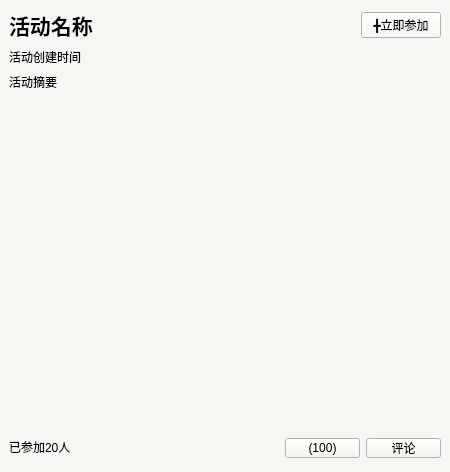
<?xml version="1.0" encoding="UTF-8"?>
<ui version="4.0">
 <class>ContentItem</class>
 <widget class="QWidget" name="ContentItem">
  <property name="geometry">
   <rect>
    <x>0</x>
    <y>0</y>
    <width>450</width>
    <height>472</height>
   </rect>
  </property>
  <property name="windowTitle">
   <string>Form</string>
  </property>
  <layout class="QGridLayout" name="gridLayout_4">
   <property name="leftMargin">
    <number>0</number>
   </property>
   <property name="topMargin">
    <number>0</number>
   </property>
   <property name="rightMargin">
    <number>0</number>
   </property>
   <property name="bottomMargin">
    <number>0</number>
   </property>
   <property name="spacing">
    <number>0</number>
   </property>
   <item row="0" column="0">
    <widget class="QWidget" name="widgetInner" native="true">
     <property name="styleSheet">
      <string notr="true">background-color:rgb(248,246,242);</string>
     </property>
     <layout class="QGridLayout" name="gridLayout">
      <property name="leftMargin">
       <number>0</number>
      </property>
      <property name="topMargin">
       <number>0</number>
      </property>
      <property name="rightMargin">
       <number>0</number>
      </property>
      <property name="bottomMargin">
       <number>0</number>
      </property>
      <property name="spacing">
       <number>0</number>
      </property>
      <item row="0" column="0">
       <widget class="QWidget" name="widgetHead" native="true">
        <property name="minimumSize">
         <size>
          <width>0</width>
          <height>100</height>
         </size>
        </property>
        <property name="maximumSize">
         <size>
          <width>16777215</width>
          <height>100</height>
         </size>
        </property>
        <layout class="QGridLayout" name="gridLayout_2">
         <item row="0" column="0">
          <widget class="QLabel" name="label_name">
           <property name="font">
            <font>
             <family>宋体</family>
             <pointsize>16</pointsize>
             <weight>75</weight>
             <bold>true</bold>
            </font>
           </property>
           <property name="text">
            <string>活动名称</string>
           </property>
          </widget>
         </item>
         <item row="0" column="1">
          <spacer name="horizontalSpacer">
           <property name="orientation">
            <enum>Qt::Horizontal</enum>
           </property>
           <property name="sizeHint" stdset="0">
            <size>
             <width>236</width>
             <height>17</height>
            </size>
           </property>
          </spacer>
         </item>
         <item row="0" column="2">
          <widget class="QPushButton" name="toolButton_sign_up">
           <property name="cursor">
            <cursorShape>PointingHandCursor</cursorShape>
           </property>
           <property name="text">
            <string>╋立即参加</string>
           </property>
          </widget>
         </item>
         <item row="1" column="0" colspan="3">
          <widget class="QLabel" name="label_create_time">
           <property name="minimumSize">
            <size>
             <width>0</width>
             <height>0</height>
            </size>
           </property>
           <property name="maximumSize">
            <size>
             <width>16777215</width>
             <height>16777215</height>
            </size>
           </property>
           <property name="text">
            <string>活动创建时间</string>
           </property>
          </widget>
         </item>
         <item row="2" column="0" colspan="3">
          <widget class="QLabel" name="label_abstract">
           <property name="minimumSize">
            <size>
             <width>0</width>
             <height>0</height>
            </size>
           </property>
           <property name="maximumSize">
            <size>
             <width>16777215</width>
             <height>16777215</height>
            </size>
           </property>
           <property name="text">
            <string>活动摘要</string>
           </property>
          </widget>
         </item>
        </layout>
       </widget>
      </item>
      <item row="1" column="0">
       <widget class="QWidget" name="widget_2" native="true">
        <layout class="QGridLayout" name="gridLayout_3">
         <property name="leftMargin">
          <number>0</number>
         </property>
         <property name="topMargin">
          <number>0</number>
         </property>
         <property name="rightMargin">
          <number>0</number>
         </property>
         <property name="bottomMargin">
          <number>0</number>
         </property>
         <property name="spacing">
          <number>0</number>
         </property>
         <item row="0" column="0">
          <spacer name="horizontalSpacer_4">
           <property name="orientation">
            <enum>Qt::Horizontal</enum>
           </property>
           <property name="sizeType">
            <enum>QSizePolicy::Fixed</enum>
           </property>
           <property name="sizeHint" stdset="0">
            <size>
             <width>40</width>
             <height>20</height>
            </size>
           </property>
          </spacer>
         </item>
         <item row="0" column="1">
          <widget class="QWidget" name="widgetImageContent" native="true">
           <property name="minimumSize">
            <size>
             <width>315</width>
             <height>315</height>
            </size>
           </property>
           <property name="maximumSize">
            <size>
             <width>315</width>
             <height>315</height>
            </size>
           </property>
           <property name="toolTip">
            <string/>
           </property>
           <property name="whatsThis">
            <string/>
           </property>
          </widget>
         </item>
         <item row="0" column="2">
          <spacer name="horizontalSpacer_3">
           <property name="orientation">
            <enum>Qt::Horizontal</enum>
           </property>
           <property name="sizeType">
            <enum>QSizePolicy::Expanding</enum>
           </property>
           <property name="sizeHint" stdset="0">
            <size>
             <width>62</width>
             <height>20</height>
            </size>
           </property>
          </spacer>
         </item>
         <item row="1" column="0" colspan="3">
          <widget class="QWidget" name="widgetFoot" native="true">
           <property name="maximumSize">
            <size>
             <width>16777215</width>
             <height>35</height>
            </size>
           </property>
           <layout class="QHBoxLayout" name="horizontalLayout">
            <item>
             <widget class="QLabel" name="label_join_num">
              <property name="text">
               <string>已参加20人</string>
              </property>
             </widget>
            </item>
            <item>
             <spacer name="horizontalSpacer_2">
              <property name="orientation">
               <enum>Qt::Horizontal</enum>
              </property>
              <property name="sizeHint" stdset="0">
               <size>
                <width>201</width>
                <height>14</height>
               </size>
              </property>
             </spacer>
            </item>
            <item>
             <widget class="QPushButton" name="pushButton_praise">
              <property name="minimumSize">
               <size>
                <width>75</width>
                <height>20</height>
               </size>
              </property>
              <property name="maximumSize">
               <size>
                <width>75</width>
                <height>20</height>
               </size>
              </property>
              <property name="cursor">
               <cursorShape>PointingHandCursor</cursorShape>
              </property>
              <property name="text">
               <string>(100)</string>
              </property>
              <property name="icon">
               <iconset resource="imagelogin.qrc">
                <normaloff>:/Main/C:/Users/ASUS/Pictures/Camera Roll/wgz.png</normaloff>:/Main/C:/Users/ASUS/Pictures/Camera Roll/wgz.png</iconset>
              </property>
             </widget>
            </item>
            <item>
             <widget class="QPushButton" name="pushButton_write_comment">
              <property name="minimumSize">
               <size>
                <width>75</width>
                <height>20</height>
               </size>
              </property>
              <property name="maximumSize">
               <size>
                <width>75</width>
                <height>20</height>
               </size>
              </property>
              <property name="cursor">
               <cursorShape>PointingHandCursor</cursorShape>
              </property>
              <property name="text">
               <string>评论</string>
              </property>
             </widget>
            </item>
           </layout>
          </widget>
         </item>
        </layout>
       </widget>
      </item>
     </layout>
    </widget>
   </item>
  </layout>
 </widget>
 <resources>
  <include location="imagelogin.qrc"/>
 </resources>
 <connections/>
</ui>
